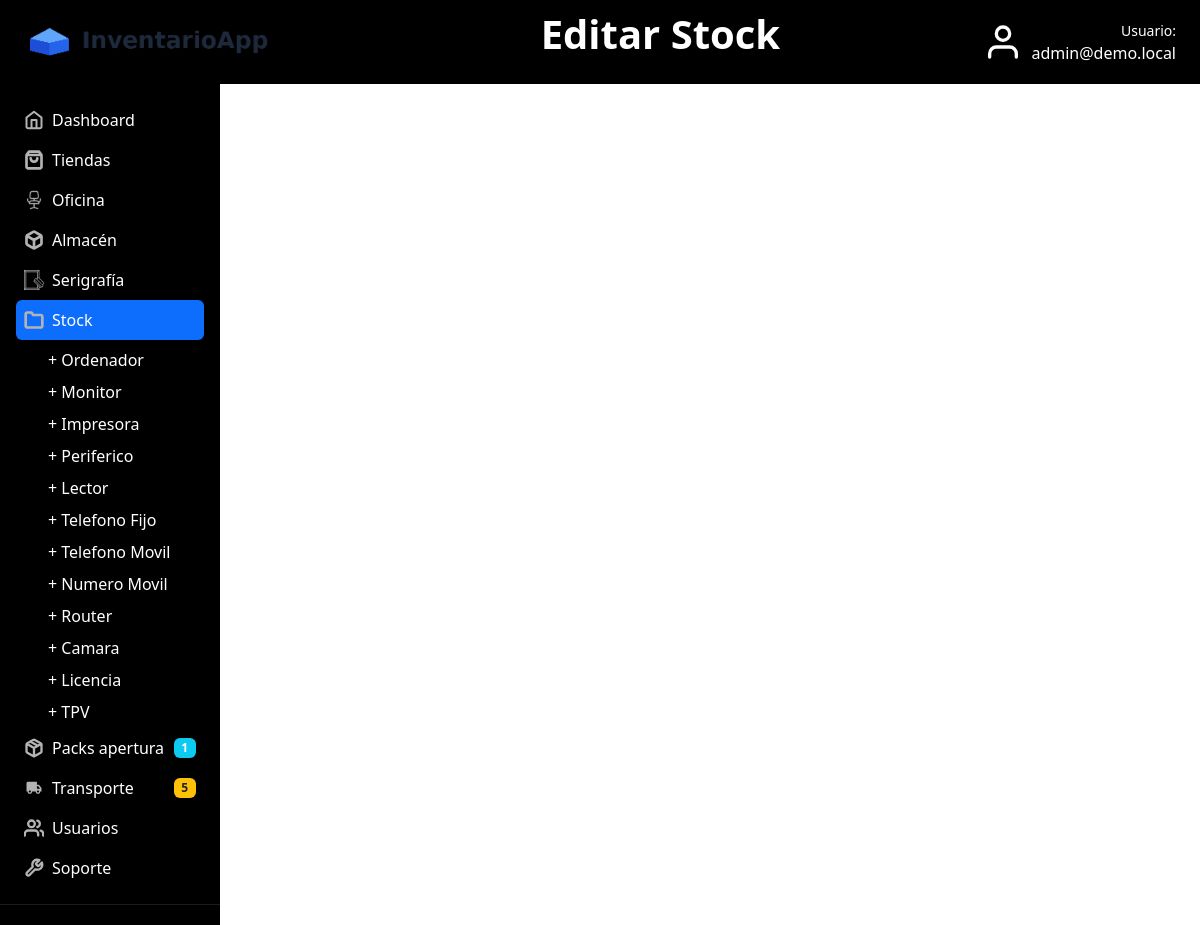
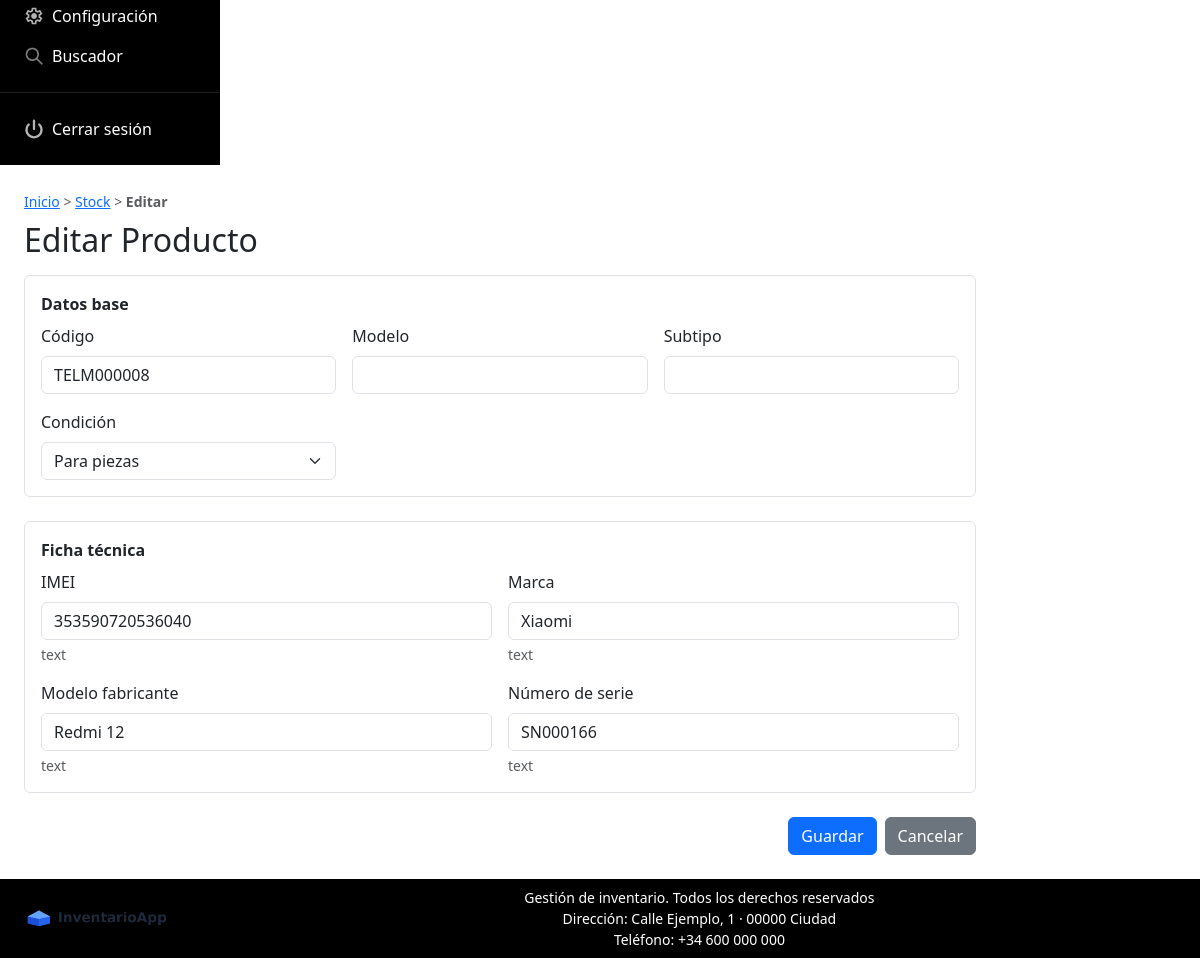
Screenshot of /controller/stock.php?action=editar&id=166 (signed in) with the database file from the repository (2 pictures, top to bottom).
### tables this page shows
CREATE TABLE `producto` (
  `id` int(11) NOT NULL AUTO_INCREMENT,
  `codigo` varchar(50) NOT NULL,
  `modelo` varchar(80) NOT NULL,
  `id_categoria` int(11) NOT NULL,
  `estado` varchar(20) NOT NULL,
  `subtipo` varchar(50) NOT NULL DEFAULT '',
  PRIMARY KEY (`id`),
  UNIQUE KEY `codigo` (`codigo`),
  KEY `id_categoria` (`id_categoria`),
  CONSTRAINT `producto_ibfk_1` FOREIGN KEY (`id_categoria`) REFERENCES `categoria` (`id`)
);

CREATE TABLE `atributo` (
  `id` int(11) NOT NULL AUTO_INCREMENT,
  `clave` varchar(60) NOT NULL,
  `nombre` varchar(100) NOT NULL,
  `tipo` enum('text','number','date','bool','select') NOT NULL DEFAULT 'text',
  `opciones` text DEFAULT NULL,
  `unidad` varchar(20) DEFAULT NULL,
  `requerido` tinyint(1) NOT NULL DEFAULT 0,
  PRIMARY KEY (`id`),
  UNIQUE KEY `clave` (`clave`)
);

### model/StockAlta.php (called while the page is built, shortened)
<?php
class StockAlta
{
    public static function condiciones()
    {
        return array(
            'nuevo' => 'Nuevo',
            'usado' => 'Usado',
            'reacondicionado' => 'Reacondicionado',
            'averiado' => 'Averiado',
            'en_garantia' => 'En garantía',
            'en_reparacion' => 'En reparación',
            'para_piezas' => 'Para piezas',
            'desechado' => 'Desechado'
        );
    }
    public static function obtenerProductoConAsignacion($cn, $idProducto)
    {
        $consulta = "
            SELECT p.*,
                   c.nombre AS categoria_nombre,
                   a.destino_tipo,
                   a.destino_id,
                   a.slot,
                   e.estado AS envio_estado
            FROM producto p
            INNER JOIN categoria c ON c.id = p.id_categoria
            LEFT JOIN asignacion a ON a.id_producto = p.id
            LEFT JOIN envio e ON e.id_producto = p.id AND e.estado IN ('preparando','enviado')
            WHERE p.id = $idProducto
            LIMIT 1
        ";
        $resultado = $cn->query($consulta);
        return $resultado->fetchObject();
    }
    public static function listarAtributosPorCategoria($cn, $idCategoria)
    {
        $consulta = "
            SELECT a.*
            FROM categoria_atributo ca
            INNER JOIN atributo a ON a.id = ca.id_atributo
            WHERE ca.id_categoria = $idCategoria
            ORDER BY a.nombre ASC
        ";
        $resultado = $cn->query($consulta);
        $atributos = array();
        while ($atributo = $resultado->fetchObject()) {
            $atributos[] = $atributo;
        }
        return $atributos;
    }
    public static function obtenerAtributosProducto($cn, $idProducto)
    {
        $consulta = "
            SELECT
                a.id,
                a.clave,
                a.nombre,
                a.tipo,
                a.unidad,
                pa.valor
            FROM producto_atributo pa
            INNER JOIN atributo a ON a.id = pa.id_atributo
            WHERE pa.id_producto = $idProducto
            ORDER BY a.nombre ASC
        ";
        $resultado = $cn->query($consulta);
        $atributos = array();
        while ($atributo = $resultado->fetchObject()) {
            $atributos[] = $atributo;
        }
        return $atributos;
    }
}

### view/stock_editar_view.php (the view, shortened to what this page needs)
<!DOCTYPE html>
<html lang="es">
<head>
  <link rel="stylesheet" href="../view/css/bootstrap.min.css">
  <link rel="stylesheet" href="../view/css/estilos.css">
</head>
<body class="d-flex flex-column min-vh-100">
    <?php $tituloPagina = 'Editar Stock'; include_once 'menu.php'; ?>
  <main class="container-fluid flex-grow-1 d-flex p-0">
    <div class="row flex-grow-1 g-0 w-100">
            <?php include_once 'sidebar.php'; ?>
      <section class="col-12 col-lg-10 p-4">
        <div class="mb-2">
          <small class="text-muted">
              <a href="index.php">Inicio</a> &gt; <a href="stock.php">Stock</a> &gt; <strong>Editar</strong>
          </small>
        </div>
        <h2 class="mb-3">Editar Producto</h2>
        <?php
        $valorCodigo = '';
        if (isset($_POST['codigo'])) {
          $valorCodigo = $_POST['codigo'];
        } else {
          if (isset($producto->codigo)) {
            $valorCodigo = $producto->codigo;
          }
        }
        $valorModelo = '';
        if (isset($_POST['modelo'])) {
          $valorModelo = $_POST['modelo'];
        } else {
          if (isset($producto->modelo)) {
            $valorModelo = $producto->modelo;
          }
        }
        $valorSubtipo = '';
        if (isset($_POST['subtipo'])) {
          $valorSubtipo = $_POST['subtipo'];
        } else {
          if (isset($producto->subtipo)) {
            $valorSubtipo = $producto->subtipo;
          }
        }
        ?>
        <form method="post">
          <div class="border rounded p-3 mb-4">
            <div class="fw-semibold mb-2">Datos base</div>
            <div class="row g-3">
              <div class="col-12 col-md-4">
                <label class="form-label">Código</label>
                <input class="form-control" name="codigo" value="<?php echo $valorCodigo; ?>" required>
              </div>
              <div class="col-12 col-md-4">
                <label class="form-label">Modelo</label>
                <input class="form-control" name="modelo" value="<?php echo $valorModelo; ?>" required>
              </div>
              <div class="col-12 col-md-4">
                <label class="form-label">Subtipo</label>
                <input class="form-control" name="subtipo" value="<?php echo $valorSubtipo; ?>" required>
              </div>
              <div class="col-12 col-md-4">
                <label class="form-label">Condición</label>
                <?php
                  $valorEstado = '';
                  if (isset($producto->estado)) { $valorEstado = $producto->estado; }
                ?>
                <select class="form-select" name="estado" required>
                  <?php if (isset($condiciones)) { ?>
                    <?php foreach ($condiciones as $valor => $etiqueta) { ?>
                      <?php if ($valor == $valorEstado) { ?>
                        <option value="<?php echo $valor; ?>" selected><?php echo $etiqueta; ?></option>
                      <?php } else { ?>
                        <option value="<?php echo $valor; ?>"><?php echo $etiqueta; ?></option>
                      <?php } ?>
                    <?php } ?>
                  <?php } ?>
                </select>
              </div>
            </div>
          </div>
          <div class="border rounded p-3 mb-4">
            <div class="fw-semibold mb-2">Ficha técnica</div>
            <?php if (!isset($atributosPermitidos) || $atributosPermitidos == '') { ?>
              <div class="text-muted">No hay atributos configurados para esta categoría.</div>
            <?php } else { ?>
              <div class="row g-3">
                <?php foreach ($atributosPermitidos as $att) { ?>
                  <?php
                  $idAtt = 0;
                  if (isset($att->id)) {
                    $idAtt = $att->id;
                  }
                  $key = 'att_' . $idAtt;
                  $valorDefault = '';
                  if (isset($valoresActuales[$idAtt])) {
                    $valorDefault = $valoresActuales[$idAtt];
                  }
                  $valor = $valorDefault;
                  $nombreAtt = '';
                  if (isset($att->nombre)) {
                    $nombreAtt = $att->nombre;
                  }
                  $tipoAtt = '';
                  if (isset($att->tipo)) {
                    $tipoAtt = $att->tipo;
                  }
                  ?>
                  <div class="col-12 col-md-6">
                    <label class="form-label">
                      <?php echo $nombreAtt; ?>
                    </label>
                    <input class="form-control" name="<?php echo $key; ?>" value="<?php echo $valor; ?>">
                    <?php if (isset($tipoAtt) && $tipoAtt != '') { ?>
                      <div class="form-text"><?php echo $tipoAtt; ?></div>
                    <?php } ?>
                  </div>
                <?php } ?>
              </div>
            <?php } ?>
          </div>
          <?php
          $idProducto = 0;
          if (isset($producto->id)) {
            $idProducto = $producto->id;
          }
          ?>
          <div class="d-flex justify-content-end gap-2">
            <button class="btn btn-primary" type="submit" name="guardarEdicion">Guardar</button>
            <a class="btn btn-secondary" href="stock.php?action=ver&id=<?php echo $idProducto; ?>">Cancelar</a>
          </div>
        </form>
      </section>
    </div>
  </main>
  <footer class="bg-black text-white py-2">
    <div class="container-fluid px-3 px-md-4">
      <div class="d-flex align-items-center gap-3">
        <a href="index.php" class="text-decoration-none">
          <img src="../view/img/logo.png" alt="InventarioApp" style="height:35px;">
        </a>
        <div class="container text-center small">
          Gestión de inventario. Todos los derechos reservados <br>
          Dirección: Calle Ejemplo, 1 · 00000 Ciudad <br>
          Teléfono: +34 600 000 000
        </div>
      </div>
    </div>
  </footer>
</body>
</html>

### rows the page displays
producto: codigo "TELM000008", estado "Para piezas"
atributo: nombre "IMEI", id "353590720536040", tipo "text"
atributo: nombre "Marca", id "Xiaomi", tipo "text"
atributo: nombre "Modelo fabricante", id "Redmi 12", tipo "text"
atributo: nombre "Número de serie", id "SN000166", tipo "text"

### other values shown
$tituloPagina "Editar Stock"
$_SESSION['usuario'] "admin@demo.local"
$packsEnCurso "1"
$totalTransporte "5"
